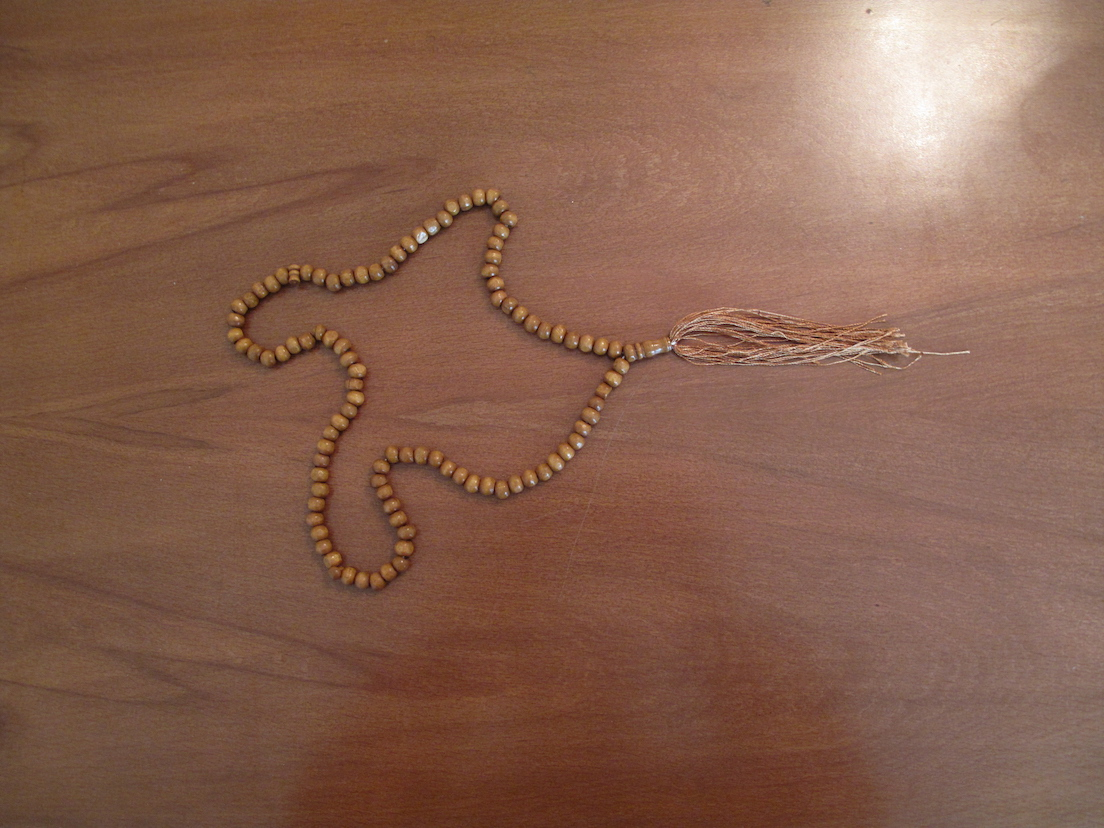
#> input picture HW4/q5/tasbih.jpg, 1104 x 828 px
$ python q5.py
#> lines starting #> are read from the running program, lines starting #| are printed output that depends on the picture; after the words box and inside, x2 and y2 are one past the last pixel; in counts of white or black regions, pixels touching at a corner belong together
import cv2
import numpy as np

def capture_points(img_in):
    img=img_in.copy()
    pnts = []
    def click_event(event, x, y, flags, param):
        if event == cv2.EVENT_LBUTTONDOWN:
            pnts.append([x,y])
            if len(pnts)>1:
                cv2.line(img,tuple(pnts[-1]),tuple(pnts[-2]),(0,255,0),2)
            cv2.circle(img, (x,y), 2, (255,0,0), 6)
            cv2.imshow("image", img)

    img=cv2.imread('tasbih.jpg')
    cv2.imshow("image", img)
    cv2.setMouseCallback("image", click_event)
    cv2.waitKey(0)
    cv2.destroyAllWindows()
    img=cv2.line(img,tuple(pnts[-1]),tuple(pnts[0]),(0,255,0),2)
    return [img,pnts]


def draw_countor(img_in,points):
    img=img_in.copy()
    for i in range(1,len(points)):
        cv2.line(img,points[i-1],points[i],(0,255,0),2)
        cv2.circle(img, points[i-1], 2, (255,0,0), 6)
    cv2.line(img,points[0],points[-1],(0,255,0),2)
    cv2.circle(img, points[-1], 2, (255,0,0), 6)
    return img

def calc_d_bar(points):
    tmp=[]
    for i in range(len(points)-1):
        tmp.append(np.linalg.norm(points[i]-points[i+1]))
    d_bar=np.average(np.array(tmp))
    center=np.average(pnts,axis=0)
    return d_bar , center


def energy_v1_v2(gradient_image,v1, v2,center, d_bar, alpha, beta, gamma):
    l2=np.linalg.norm(np.array(v1)-np.array(v2))
    lc2=np.linalg.norm(np.array(v1)-np.array(center))
    E_ex = -gamma * gradient_image[v1[1], v1[0]]
    E_in = alpha * (l2 - 0.4 * d_bar) ** 2 + beta * lc2
    return E_in + E_ex


img=cv2.imread('tasbih.jpg')
#> img is the input picture: shape (828, 1104, 3); mean B, G, R 78.3, 96.5, 134.8
img_blurred = cv2.GaussianBlur(img, (15,15), 20)
K_x = np.array([[1, 0, -1],[1, 0, -1],[1, 0, -1]])
Gx= cv2.filter2D(img_blurred, -1, K_x)
Gy=cv2.filter2D(img_blurred, -1, K_x.T)
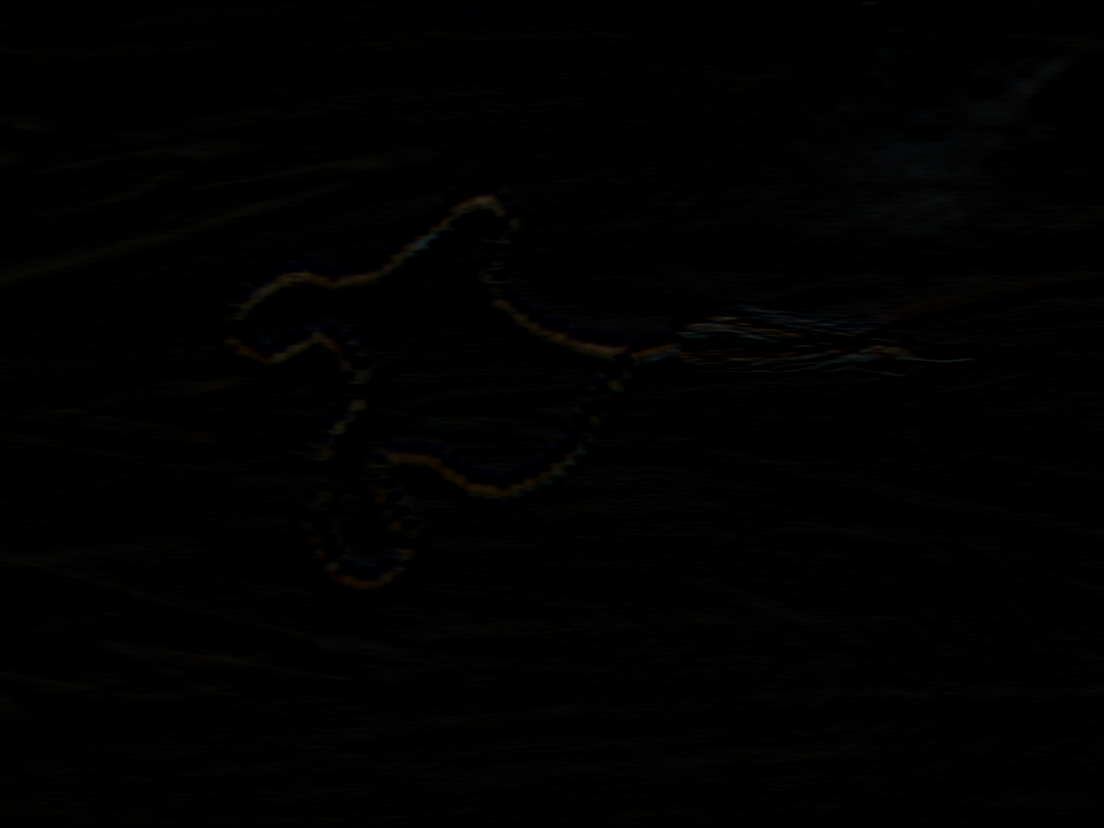
#> Gy: shape (828, 1104, 3); mean B, G, R 1, 1.2, 1.2
img_gradient=np.uint8(Gx**2+Gy**2)
img_gradient=cv2.cvtColor(img_gradient,cv2.COLOR_BGR2GRAY)
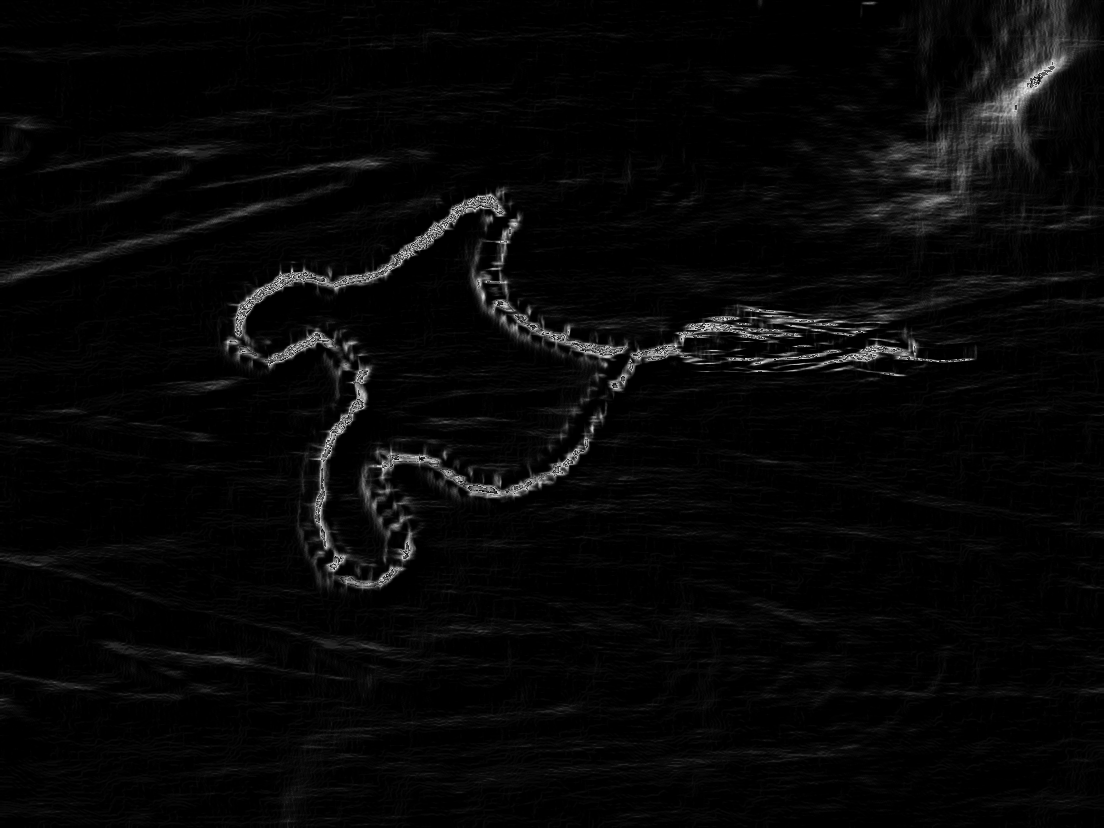
#> img_gradient: shape (828, 1104); min 0, max 248, mean 7.3
mask =(img_gradient < 68)
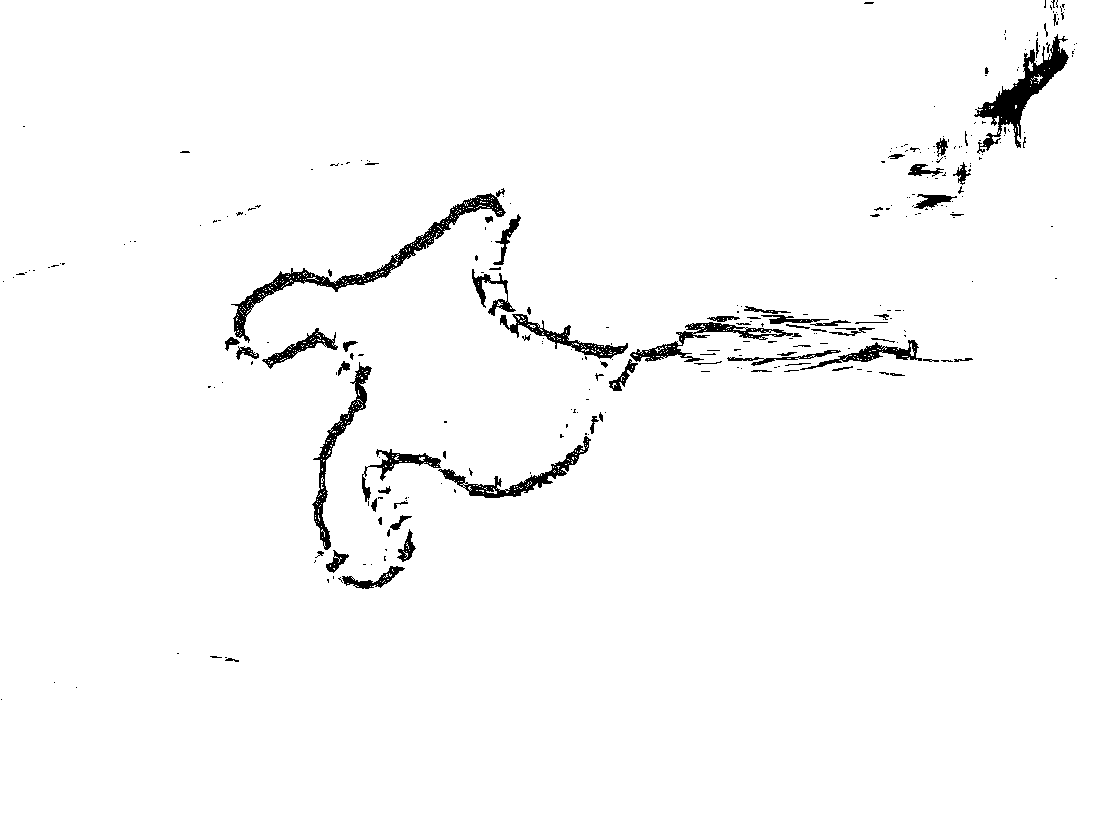
#> mask: shape (828, 1104) bool; 97.7% white; 293 black regions (218 under 20 px), largest, box (x1, y1, x2, y2) and area: (231, 188, 506, 343) 3298, (974, 34, 1069, 154) 2844, (312, 362, 372, 550) 1645
img_gradient = np.uint8((1-mask)*img_gradient)
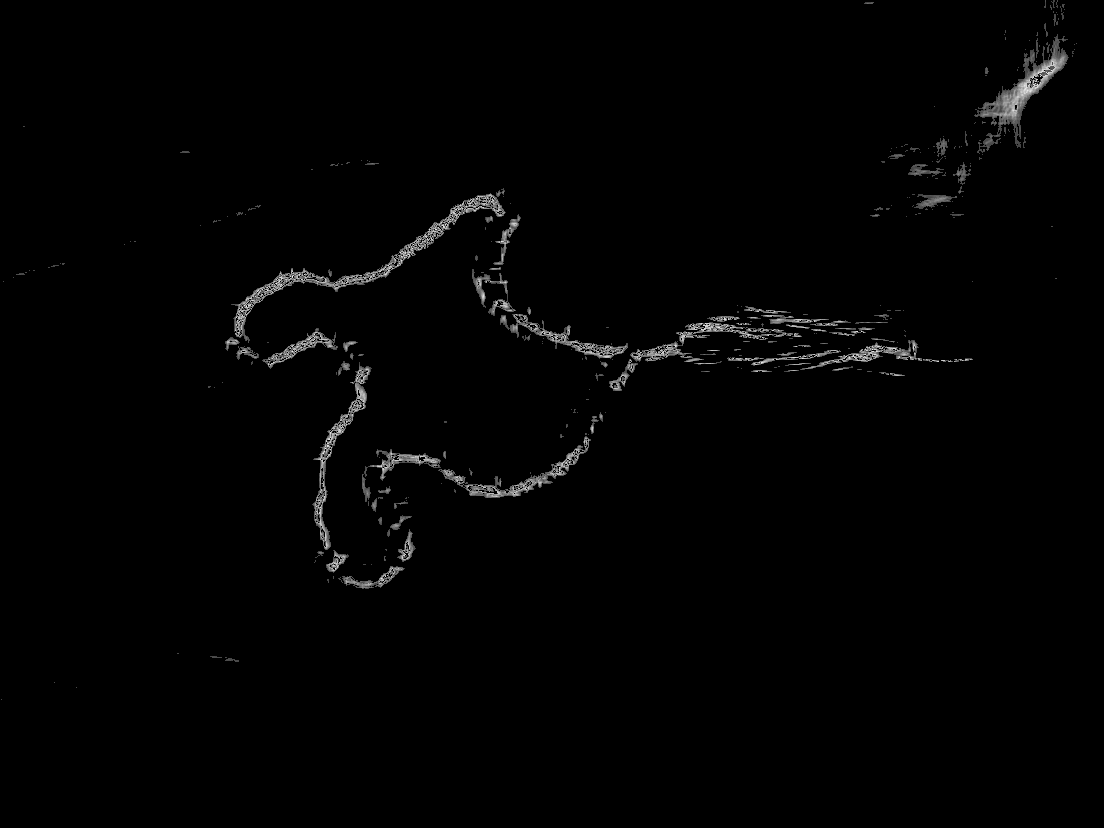
#> img_gradient: shape (828, 1104); min 0, max 248, mean 2.7

#> (the run stopped early here; a loop or call above may not have finished)
